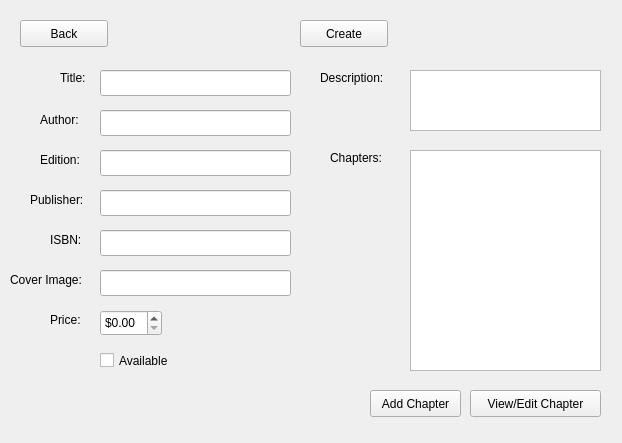
<?xml version="1.0" encoding="UTF-8"?>
<ui version="4.0">
 <class>EditTextbookFormWindow</class>
 <widget class="QWidget" name="EditTextbookFormWindow">
  <property name="geometry">
   <rect>
    <x>0</x>
    <y>0</y>
    <width>622</width>
    <height>443</height>
   </rect>
  </property>
  <property name="windowTitle">
   <string>Create Textbook</string>
  </property>
  <widget class="QLineEdit" name="titleTextbox">
   <property name="geometry">
    <rect>
     <x>100</x>
     <y>70</y>
     <width>191</width>
     <height>26</height>
    </rect>
   </property>
   <property name="text">
    <string/>
   </property>
  </widget>
  <widget class="QCheckBox" name="availabilityCheckBox">
   <property name="geometry">
    <rect>
     <x>100</x>
     <y>350</y>
     <width>89</width>
     <height>21</height>
    </rect>
   </property>
   <property name="text">
    <string>Available</string>
   </property>
  </widget>
  <widget class="QLabel" name="label_6">
   <property name="geometry">
    <rect>
     <x>50</x>
     <y>230</y>
     <width>31</width>
     <height>20</height>
    </rect>
   </property>
   <property name="text">
    <string>ISBN:</string>
   </property>
  </widget>
  <widget class="QLabel" name="label_8">
   <property name="geometry">
    <rect>
     <x>330</x>
     <y>150</y>
     <width>58</width>
     <height>16</height>
    </rect>
   </property>
   <property name="text">
    <string>Chapters:</string>
   </property>
  </widget>
  <widget class="QPushButton" name="createButton">
   <property name="geometry">
    <rect>
     <x>300</x>
     <y>20</y>
     <width>88</width>
     <height>27</height>
    </rect>
   </property>
   <property name="text">
    <string>Create</string>
   </property>
  </widget>
  <widget class="QLabel" name="label_3">
   <property name="geometry">
    <rect>
     <x>320</x>
     <y>70</y>
     <width>71</width>
     <height>16</height>
    </rect>
   </property>
   <property name="text">
    <string>Description:</string>
   </property>
  </widget>
  <widget class="QDoubleSpinBox" name="priceSpinBox">
   <property name="geometry">
    <rect>
     <x>100</x>
     <y>310</y>
     <width>62</width>
     <height>26</height>
    </rect>
   </property>
   <property name="prefix">
    <string>$</string>
   </property>
  </widget>
  <widget class="QLineEdit" name="coverImageTextbox">
   <property name="geometry">
    <rect>
     <x>100</x>
     <y>270</y>
     <width>191</width>
     <height>26</height>
    </rect>
   </property>
  </widget>
  <widget class="QLabel" name="label_2">
   <property name="geometry">
    <rect>
     <x>40</x>
     <y>110</y>
     <width>51</width>
     <height>20</height>
    </rect>
   </property>
   <property name="text">
    <string>Author:</string>
   </property>
  </widget>
  <widget class="QLineEdit" name="authorTextbox">
   <property name="geometry">
    <rect>
     <x>100</x>
     <y>110</y>
     <width>191</width>
     <height>26</height>
    </rect>
   </property>
  </widget>
  <widget class="QLabel" name="label">
   <property name="geometry">
    <rect>
     <x>60</x>
     <y>70</y>
     <width>31</width>
     <height>16</height>
    </rect>
   </property>
   <property name="text">
    <string>Title:</string>
   </property>
  </widget>
  <widget class="QPushButton" name="editChapterButton">
   <property name="geometry">
    <rect>
     <x>470</x>
     <y>390</y>
     <width>131</width>
     <height>27</height>
    </rect>
   </property>
   <property name="text">
    <string>View/Edit Chapter</string>
   </property>
  </widget>
  <widget class="QPushButton" name="backButton">
   <property name="geometry">
    <rect>
     <x>20</x>
     <y>20</y>
     <width>88</width>
     <height>27</height>
    </rect>
   </property>
   <property name="text">
    <string>Back</string>
   </property>
  </widget>
  <widget class="QLabel" name="label_9">
   <property name="geometry">
    <rect>
     <x>50</x>
     <y>310</y>
     <width>31</width>
     <height>20</height>
    </rect>
   </property>
   <property name="text">
    <string>Price:</string>
   </property>
  </widget>
  <widget class="QLabel" name="label_7">
   <property name="geometry">
    <rect>
     <x>10</x>
     <y>270</y>
     <width>81</width>
     <height>20</height>
    </rect>
   </property>
   <property name="text">
    <string>Cover Image:</string>
   </property>
  </widget>
  <widget class="QLineEdit" name="isbnTextbox">
   <property name="geometry">
    <rect>
     <x>100</x>
     <y>230</y>
     <width>191</width>
     <height>26</height>
    </rect>
   </property>
  </widget>
  <widget class="QLabel" name="label_5">
   <property name="geometry">
    <rect>
     <x>30</x>
     <y>190</y>
     <width>61</width>
     <height>20</height>
    </rect>
   </property>
   <property name="text">
    <string>Publisher:</string>
   </property>
  </widget>
  <widget class="QPlainTextEdit" name="descriptionTextbox">
   <property name="geometry">
    <rect>
     <x>410</x>
     <y>70</y>
     <width>191</width>
     <height>61</height>
    </rect>
   </property>
  </widget>
  <widget class="QListView" name="chaptersList">
   <property name="geometry">
    <rect>
     <x>410</x>
     <y>150</y>
     <width>191</width>
     <height>221</height>
    </rect>
   </property>
  </widget>
  <widget class="QPushButton" name="createChapterButton">
   <property name="geometry">
    <rect>
     <x>370</x>
     <y>390</y>
     <width>91</width>
     <height>27</height>
    </rect>
   </property>
   <property name="text">
    <string>Add Chapter</string>
   </property>
  </widget>
  <widget class="QLabel" name="label_4">
   <property name="geometry">
    <rect>
     <x>40</x>
     <y>150</y>
     <width>51</width>
     <height>20</height>
    </rect>
   </property>
   <property name="text">
    <string>Edition:</string>
   </property>
  </widget>
  <widget class="QLineEdit" name="editionTextbox">
   <property name="geometry">
    <rect>
     <x>100</x>
     <y>150</y>
     <width>191</width>
     <height>26</height>
    </rect>
   </property>
  </widget>
  <widget class="QLineEdit" name="publisherTextbox">
   <property name="geometry">
    <rect>
     <x>100</x>
     <y>190</y>
     <width>191</width>
     <height>26</height>
    </rect>
   </property>
  </widget>
 </widget>
 <resources/>
 <connections/>
</ui>
